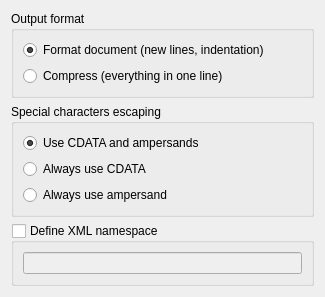
<?xml version="1.0" encoding="UTF-8"?>
<ui version="4.0">
 <class>XmlExportConfig</class>
 <widget class="QWidget" name="XmlExportConfig">
  <property name="geometry">
   <rect>
    <x>0</x>
    <y>0</y>
    <width>325</width>
    <height>280</height>
   </rect>
  </property>
  <property name="windowTitle">
   <string>Form</string>
  </property>
  <layout class="QVBoxLayout" name="verticalLayout_3">
   <item>
    <widget class="QGroupBox" name="formatGroup">
     <property name="title">
      <string>Output format</string>
     </property>
     <layout class="QGridLayout" name="gridLayout">
      <item row="1" column="0" colspan="2">
       <widget class="ConfigRadioButton" name="formatRadio">
        <property name="text">
         <string>Format document (new lines, indentation)</string>
        </property>
        <property name="checked">
         <bool>true</bool>
        </property>
        <property name="assignedValue" stdset="0">
         <string>format</string>
        </property>
        <property name="cfg" stdset="0">
         <string>XmlExport.Format</string>
        </property>
       </widget>
      </item>
      <item row="3" column="0" colspan="2">
       <widget class="ConfigRadioButton" name="compressRadio">
        <property name="text">
         <string>Compress (everything in one line)</string>
        </property>
        <property name="assignedValue" stdset="0">
         <string>compress</string>
        </property>
        <property name="cfg" stdset="0">
         <string>XmlExport.Format</string>
        </property>
       </widget>
      </item>
     </layout>
    </widget>
   </item>
   <item>
    <widget class="QGroupBox" name="charEscapingGroup">
     <property name="title">
      <string>Special characters escaping</string>
     </property>
     <layout class="QVBoxLayout" name="verticalLayout">
      <item>
       <widget class="ConfigRadioButton" name="mixedRadio">
        <property name="toolTip">
         <string>&lt;p&gt;Ampersands will be used for shorter values and CDATA will be used for larger values. This applies only to values that require character escaping. Other values will be exported as they are.&lt;/p&gt;</string>
        </property>
        <property name="text">
         <string>Use CDATA and ampersands</string>
        </property>
        <property name="checked">
         <bool>true</bool>
        </property>
        <property name="assignedValue" stdset="0">
         <string>mixed</string>
        </property>
        <property name="cfg" stdset="0">
         <string>XmlExport.Escaping</string>
        </property>
       </widget>
      </item>
      <item>
       <widget class="ConfigRadioButton" name="cdataRadio">
        <property name="toolTip">
         <string>&lt;p&gt;Every value requiring character escepe will be enclosed in CDATA block.&lt;/p&gt;</string>
        </property>
        <property name="text">
         <string>Always use CDATA</string>
        </property>
        <property name="assignedValue" stdset="0">
         <string>cdata</string>
        </property>
        <property name="cfg" stdset="0">
         <string>XmlExport.Escaping</string>
        </property>
       </widget>
      </item>
      <item>
       <widget class="ConfigRadioButton" name="ampRadio">
        <property name="toolTip">
         <string>&lt;p&gt;Every character that require esceping will be replaced with its ampersand escape sequence. No CDATA blocks will be used.&lt;/p&gt;</string>
        </property>
        <property name="text">
         <string>Always use ampersand</string>
        </property>
        <property name="assignedValue" stdset="0">
         <string>ampersand</string>
        </property>
        <property name="cfg" stdset="0">
         <string>XmlExport.Escaping</string>
        </property>
       </widget>
      </item>
     </layout>
    </widget>
   </item>
   <item>
    <widget class="QGroupBox" name="namespaceGroup">
     <property name="title">
      <string>Define XML namespace</string>
     </property>
     <property name="checkable">
      <bool>true</bool>
     </property>
     <property name="checked">
      <bool>false</bool>
     </property>
     <property name="cfg" stdset="0">
      <string>XmlExport.UseNamespace</string>
     </property>
     <layout class="QHBoxLayout" name="horizontalLayout">
      <item>
       <widget class="QLineEdit" name="namespaceEdit">
        <property name="cfg" stdset="0">
         <string>XmlExport.Namespace</string>
        </property>
       </widget>
      </item>
     </layout>
    </widget>
   </item>
  </layout>
 </widget>
 <customwidgets>
  <customwidget>
   <class>ConfigRadioButton</class>
   <extends>QRadioButton</extends>
   <header>common/configradiobutton.h</header>
  </customwidget>
 </customwidgets>
 <resources/>
 <connections/>
</ui>
